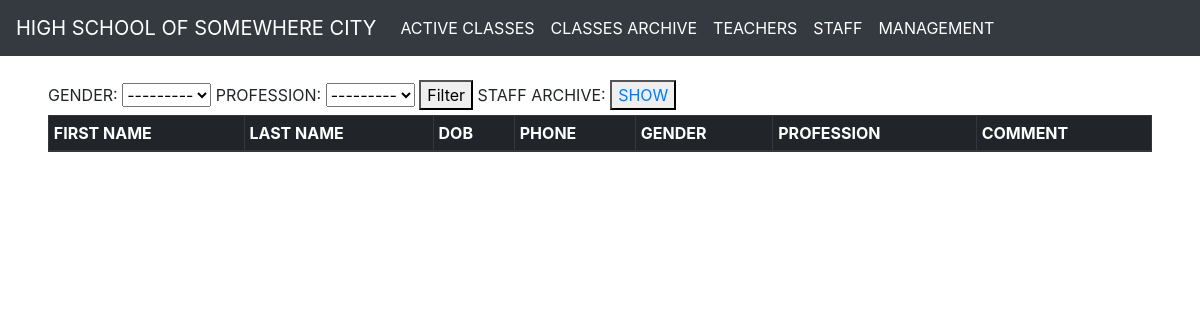
Before: /staff/active/ with the older database file.
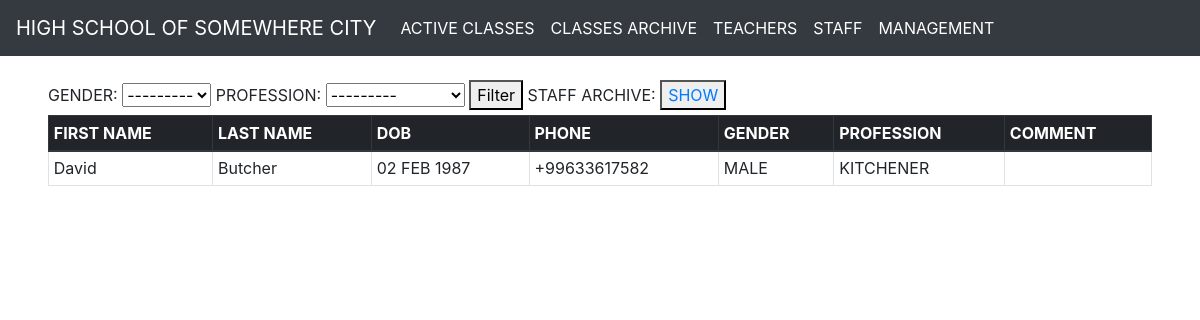
After: the same page with the newer database file.
### apps/main/models.py (models this page shows, shortened)
class Gender(models.Model):
    gender_id = models.SmallAutoField(primary_key=True)
    name = models.CharField(max_length=6)
    def __str__(self):
        return self.name
    class Meta:
        db_table = "gender"

class Profession(models.Model):
    profession_id = models.SmallAutoField(primary_key=True)
    name = models.CharField(max_length=50)
    def __str__(self):
        return self.name
    class Meta:
        db_table = "profession"

class PersonsCommonInfo(models.Model):
    first_name = models.CharField(max_length=50)
    last_name = models.CharField(max_length=50)
    date_of_birth = models.DateField(null=True, blank=True)
    is_active = models.BooleanField(default=True)
    comment = models.TextField(null=True, blank=True)
    date_of_create = models.DateTimeField(auto_now_add=True)
    date_of_update = models.DateTimeField(auto_now=True)
    gender = models.ForeignKey("Gender", on_delete=models.DO_NOTHING)
    class Meta:
        abstract = True

class Staff(PersonsCommonInfo):
    staff_id = models.BigAutoField(primary_key=True)
    phone = models.CharField(null=True, blank=True, max_length=15, validators=[MinLengthValidator(7)])
    profession = models.ForeignKey("Profession", on_delete=models.DO_NOTHING)
    class Meta:
        db_table = "staff"
        verbose_name_plural = "Staff"

### apps/main/views.py (the view)
# urls.py: path("staff/active/", StaffList.as_view(), name="staff"),
class StaffList(generic.ListView, utils.GeneralContext):
    queryset = Staff.objects.select_related("gender", "profession").only(
        "first_name", "last_name", "date_of_birth", "phone", "gender", "profession", "comment")
    template_name = "main/staff_list.html"
    context_object_name = "staff"
    def get_queryset(self):
        is_active = True
        if self.request.path == "/staff/archive/":
            is_active = False
        qs = super().get_queryset().filter(is_active=is_active)
        if self.request.GET and not self.request.GET.get("page"):
            kwargs = {item: self.request.GET.get(item) for item in self.request.GET if self.request.GET.get(item)}
            qs = qs.filter(**kwargs)
        return qs
    def get_context_data(self, **kwargs):
        general_context = super().get_general_context()
        main_context = super().get_context_data(**kwargs)
        context = dict(list(general_context.items()) + list(main_context.items()))
        title = "Staff"
        form = FilterForm()
        if self.request.path == "/staff/archive/":
            title = "Staff archive"
        context["title"] = title
        context["forms"] = form
        return context

### apps/main/forms.py
class FilterForm(forms.Form):
    gender = forms.ModelChoiceField(queryset=Gender.objects.all(), required=False, label="GENDER")
    subject = forms.ModelChoiceField(queryset=Subject.objects.all(), required=False, label="SUBJECT")
    year_of_foundation = forms.ChoiceField(choices=make_year_fields(SCHOOL_FOUNDATION_YEAR, class_years), required=False)
    classroom_teacher = forms.ModelChoiceField(queryset=Teacher.objects.all(), required=False, label="TEACHER")
    profession = forms.ModelChoiceField(queryset=Profession.objects.all(), required=False, label="PROFESSION")

### apps/main/utils.py (called while the page is built)
    def get_general_context(self, **kwargs):
        context = kwargs
        menu = main_menu.copy()
        context["menu"] = menu
        return context

### apps/main/templates/main/staff_list.html
{% extends 'main/base.html' %}
{% block content %}
<form method="GET">
    <label>GENDER: </label>
    {{forms.gender}}
    <label>PROFESSION: </label>
    {{forms.profession}}
    <button type="Submit">Filter</button>
    <label>STAFF ARCHIVE: </label>
    <button type="button"><a href="{% url 'staff_archive' %}">SHOW</a></button>
</form>
<table class="table table-sm table-bordered">
    <thead class="thead-dark">
        <tr>
            <th scope="col">FIRST NAME</th>
            <th scope="col">LAST NAME</th>
            <th scope="col">DOB</th>
            <th scope="col">PHONE</th>
            <th scope="col">GENDER</th>
            <th scope="col">PROFESSION</th>
            <th scope="col">COMMENT</th>
        </tr>
    </thead>
    {% for s in staff %}
        <tr>
            <td>{{s.first_name}}</td>
            <td>{{s.last_name}}</td>
            <td>{{s.date_of_birth|date:"d M Y"|upper}}</td>
            <td>{{s.phone|default_if_none:""}}</td>
            <td>{{s.gender.name|upper}}</td>
            <td>{{s.profession.name|upper}}</td>
            <td>{{s.comment|default_if_none:""|upper}}</td>
        </tr>
    {% endfor %}
</table>
{% endblock content %}

Changed rows visible on the page:
added Gender: gender "---------"
added Profession: profession "---------"
now on this page (row unchanged): Staff: first_name "David", last_name "Butcher", date_of_birth "02 FEB 1987", phone "+99633617582", gender.name "MALE", profession.name "KITCHENER"
Other visible differences:
form field gender: "---------" → (not shown)
form field profession: "---------" → (not shown)
